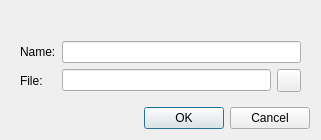
<?xml version="1.0" encoding="UTF-8"?>
<ui version="4.0">
 <class>DefineSetupDialog</class>
 <widget class="QDialog" name="DefineSetupDialog">
  <property name="geometry">
   <rect>
    <x>0</x>
    <y>0</y>
    <width>321</width>
    <height>140</height>
   </rect>
  </property>
  <property name="sizePolicy">
   <sizepolicy hsizetype="Preferred" vsizetype="Minimum">
    <horstretch>0</horstretch>
    <verstretch>0</verstretch>
   </sizepolicy>
  </property>
  <property name="maximumSize">
   <size>
    <width>16777215</width>
    <height>183</height>
   </size>
  </property>
  <property name="windowTitle">
   <string>Define Simulation Setup</string>
  </property>
  <property name="sizeGripEnabled">
   <bool>false</bool>
  </property>
  <layout class="QVBoxLayout" name="verticalLayout">
   <item>
    <widget class="QLabel" name="textLabel">
     <property name="sizePolicy">
      <sizepolicy hsizetype="Preferred" vsizetype="MinimumExpanding">
       <horstretch>0</horstretch>
       <verstretch>0</verstretch>
      </sizepolicy>
     </property>
     <property name="text">
      <string/>
     </property>
     <property name="wordWrap">
      <bool>true</bool>
     </property>
    </widget>
   </item>
   <item>
    <widget class="QWidget" name="widget" native="true">
     <property name="sizePolicy">
      <sizepolicy hsizetype="Preferred" vsizetype="Minimum">
       <horstretch>0</horstretch>
       <verstretch>0</verstretch>
      </sizepolicy>
     </property>
     <layout class="QFormLayout" name="formLayout">
      <property name="fieldGrowthPolicy">
       <enum>QFormLayout::AllNonFixedFieldsGrow</enum>
      </property>
      <item row="1" column="0">
       <widget class="QLabel" name="nameLabel">
        <property name="text">
         <string>Name:</string>
        </property>
       </widget>
      </item>
      <item row="1" column="1">
       <widget class="QLineEdit" name="nameEdit">
        <property name="toolTip">
         <string>Name of the Setup. Used as unique identification in one environment.</string>
        </property>
       </widget>
      </item>
      <item row="2" column="0">
       <widget class="QLabel" name="fileLabel">
        <property name="text">
         <string>File:</string>
        </property>
       </widget>
      </item>
      <item row="2" column="1">
       <layout class="QHBoxLayout" name="horizontalLayout">
        <item>
         <widget class="QLineEdit" name="fileEdit">
          <property name="toolTip">
           <string>File to save the Simulation Setup in. Must not be a file already in use by another Simulation Setup.</string>
          </property>
          <property name="readOnly">
           <bool>true</bool>
          </property>
         </widget>
        </item>
        <item>
         <widget class="QToolButton" name="fileToolButton">
          <property name="toolTip">
           <string>Define a Simulation Setup file.</string>
          </property>
          <property name="text">
           <string notr="true"/>
          </property>
          <property name="icon">
           <iconset resource="imageresources.qrc">
            <normaloff>:/folder</normaloff>:/folder</iconset>
          </property>
         </widget>
        </item>
       </layout>
      </item>
     </layout>
    </widget>
   </item>
   <item>
    <widget class="QDialogButtonBox" name="buttonBox">
     <property name="sizePolicy">
      <sizepolicy hsizetype="Expanding" vsizetype="Fixed">
       <horstretch>0</horstretch>
       <verstretch>0</verstretch>
      </sizepolicy>
     </property>
     <property name="orientation">
      <enum>Qt::Horizontal</enum>
     </property>
     <property name="standardButtons">
      <set>QDialogButtonBox::Cancel|QDialogButtonBox::Ok</set>
     </property>
    </widget>
   </item>
  </layout>
 </widget>
 <tabstops>
  <tabstop>nameEdit</tabstop>
  <tabstop>fileToolButton</tabstop>
  <tabstop>buttonBox</tabstop>
  <tabstop>fileEdit</tabstop>
 </tabstops>
 <resources>
  <include location="imageresources.qrc"/>
 </resources>
 <connections>
  <connection>
   <sender>buttonBox</sender>
   <signal>accepted()</signal>
   <receiver>DefineSetupDialog</receiver>
   <slot>accept()</slot>
   <hints>
    <hint type="sourcelabel">
     <x>236</x>
     <y>140</y>
    </hint>
    <hint type="destinationlabel">
     <x>157</x>
     <y>122</y>
    </hint>
   </hints>
  </connection>
  <connection>
   <sender>buttonBox</sender>
   <signal>rejected()</signal>
   <receiver>DefineSetupDialog</receiver>
   <slot>reject()</slot>
   <hints>
    <hint type="sourcelabel">
     <x>294</x>
     <y>140</y>
    </hint>
    <hint type="destinationlabel">
     <x>286</x>
     <y>122</y>
    </hint>
   </hints>
  </connection>
  <connection>
   <sender>fileToolButton</sender>
   <signal>clicked()</signal>
   <receiver>DefineSetupDialog</receiver>
   <slot>loadFile()</slot>
   <hints>
    <hint type="sourcelabel">
     <x>298</x>
     <y>98</y>
    </hint>
    <hint type="destinationlabel">
     <x>160</x>
     <y>74</y>
    </hint>
   </hints>
  </connection>
  <connection>
   <sender>nameEdit</sender>
   <signal>textEdited(QString)</signal>
   <receiver>DefineSetupDialog</receiver>
   <slot>setName(QString)</slot>
   <hints>
    <hint type="sourcelabel">
     <x>262</x>
     <y>40</y>
    </hint>
    <hint type="destinationlabel">
     <x>322</x>
     <y>32</y>
    </hint>
   </hints>
  </connection>
  <connection>
   <sender>fileEdit</sender>
   <signal>textEdited(QString)</signal>
   <receiver>DefineSetupDialog</receiver>
   <slot>setFile(QString)</slot>
   <hints>
    <hint type="sourcelabel">
     <x>246</x>
     <y>94</y>
    </hint>
    <hint type="destinationlabel">
     <x>326</x>
     <y>98</y>
    </hint>
   </hints>
  </connection>
 </connections>
 <slots>
  <slot>setName(QString)</slot>
  <slot>setCaption(QString)</slot>
  <slot>setFile(QString)</slot>
  <slot>loadFile()</slot>
 </slots>
</ui>
